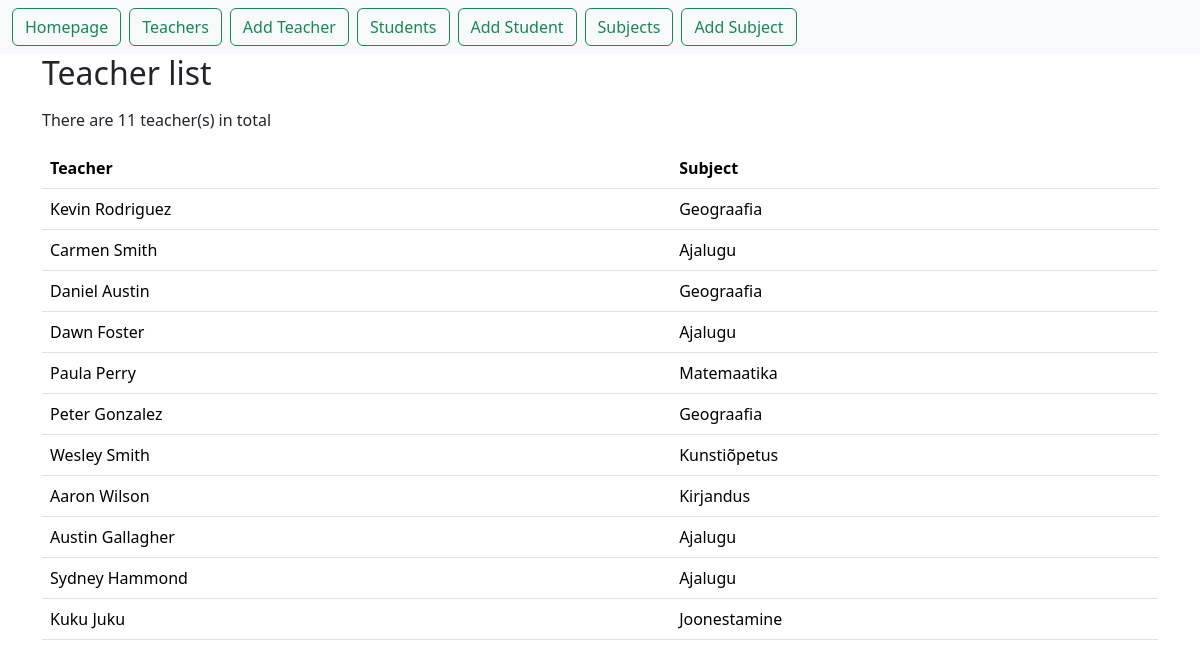
The app's page /first_app/teacher_list/ with its own data.
### first_app/models.py (models this page shows, shortened)
class Teacher(models.Model): # loob õpetajate tabeli veergudega
    name = models.CharField(max_length=100)
    subject = models.CharField(max_length=100)

### first_app/views.py (the view)
# urls.py: path("teacher_list/", views.TeacherListView.as_view(), name="teacher_list"),
class TeacherListView(ListView):
    model = Teacher
    context_object_name = "teachers"

### first_app/templates/first_app/teacher_list.html (shortened to what this page needs)
{% extends "base.html" %}
{% block content %}
	<h2>Teacher list</h2>
    <p>There are {{ teachers.count }} teacher(s) in total</p>
    <div>
        <table class="table">
            <tr>
                <th>Teacher</th>
                <th>Subject</th>
            </tr>
        {% for t in teachers %}
            <tr>
                <td>{{ t.name }}</td>
                <td>{{ t.subject }}</td>
            </tr>
        {% endfor %}
        </table>
    </div>
{% endblock %}

### records on screen
Teacher: name "Kevin Rodriguez", subject "Geograafia"
Teacher: name "Carmen Smith", subject "Ajalugu"
Teacher: name "Daniel Austin", subject "Geograafia"
Teacher: name "Dawn Foster", subject "Ajalugu"
Teacher: name "Paula Perry", subject "Matemaatika"
Teacher: name "Peter Gonzalez", subject "Geograafia"
Teacher: name "Wesley Smith", subject "Kunstiõpetus"
Teacher: name "Aaron Wilson", subject "Kirjandus"
Teacher: name "Austin Gallagher", subject "Ajalugu"
Teacher: name "Sydney Hammond", subject "Ajalugu"
Teacher: name "Kuku Juku", subject "Joonestamine"

### other values on screen
{{ teachers.count }} "11"
